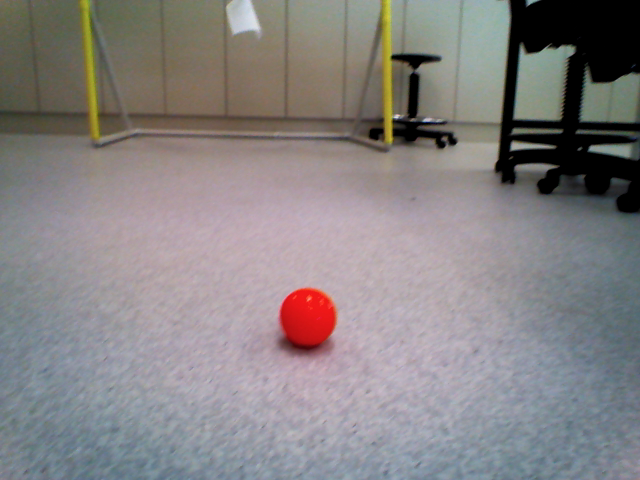
#> input picture camImage.png, 640 x 480 px
$ python find_ball.py   (Python 2 division)   (older library calls are emulated)
#> lines starting #> are read from the running program, lines starting #| are printed output that depends on the picture; after the words box and inside, x2 and y2 are one past the last pixel; in counts of white or black regions, pixels touching at a corner belong together
import sys
import cv2
import numpy as np
import math


# function for detecting the ball of yellow
def findball():
        img = cv2.imread("camImage.png",1)
#> img is the input picture: shape (480, 640, 3); mean B, G, R 131.2, 130.5, 134.8

        # [5 lines of commented-out code are left out]

        print "Width of the image :" + str(img.shape[1]) #width
#| Width of the image :640
        print "Height of the image  :" + str(img.shape[0]) #height
#| Height of the image  :480

        hsv = cv2.cvtColor(img,cv2.COLOR_BGR2HSV)
#> hsv: shape (480, 640, 3); mean H, S, V 90, 34, 141.6
        cv2.imshow("HSV Image", hsv)

        blue = cv2.inRange(hsv,np.array([1,100,150],np.uint8),np.array([100,255,255],np.uint8))
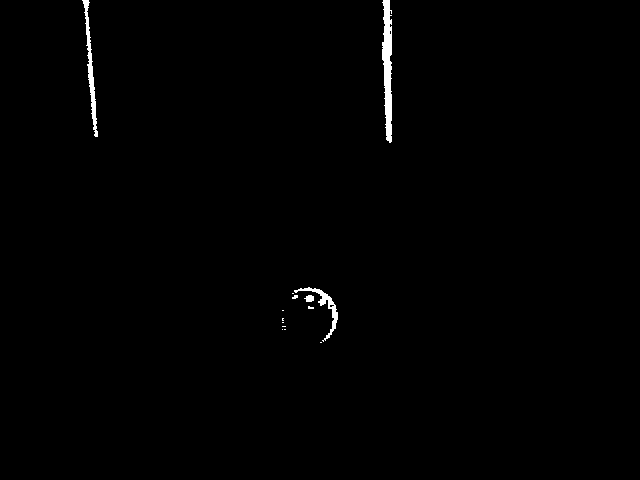
#> blue: shape (480, 640); 0.67% white; 14 white regions (10 under 20 px), largest, box (x1, y1, x2, y2) and area: (382, 0, 392, 143) 1027, (82, 0, 98, 137) 558, (294, 287, 338, 342) 378, (304, 295, 314, 302) 52
        cv2.imshow("Binary Image", blue)

        erode = cv2.erode(blue,None,iterations = 1)
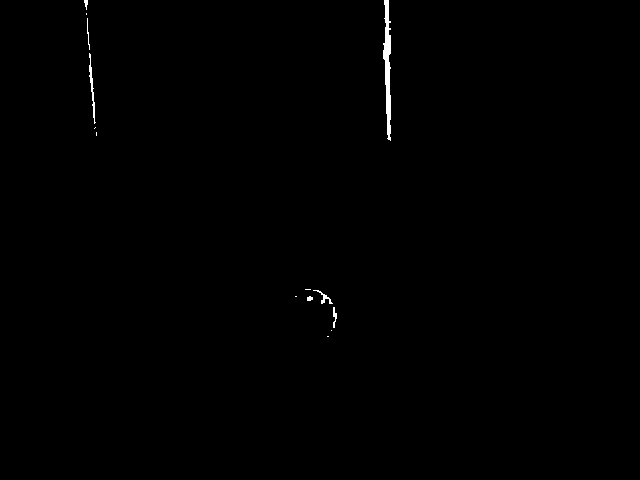
#> erode: shape (480, 640); 0.34% white; 14 white regions (7 under 20 px), largest, box (x1, y1, x2, y2) and area: (383, 0, 391, 141) 670, (89, 53, 96, 124) 143, (313, 290, 333, 304) 69
        cv2.imshow("erode Image", erode)

        dilate = cv2.dilate(erode,None,iterations = 5)
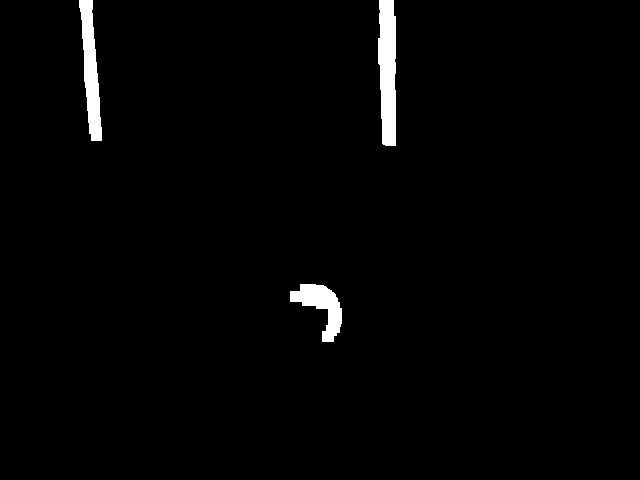
#> dilate: shape (480, 640); 1.8% white; 3 white regions
        cv2.imshow("dilate Image", dilate)
        cv2.waitKey()

        #######################################
        smoothing=cv2.blur(blue,(10,10))
        dilate = cv2.dilate(smoothing,None,iterations = 3)
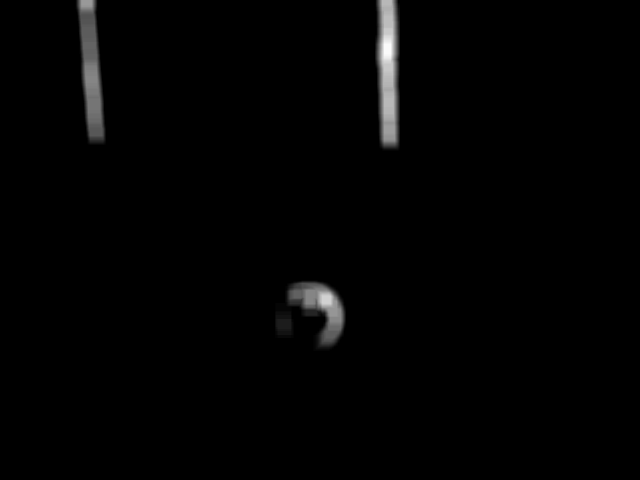
#> dilate: shape (480, 640); min 0, max 250, mean 3
        #storage=cv2.CreateMemStorage(0)
        #dilate=camImage.fromarray(dilate)
        #circles=cv2.HoughCircles(img,cv2.HOUGH_GRADIENT,2,2.5,200,100,25,0)
        circles = cv2.HoughCircles(np.asarray(dilate), cv2.HOUGH_GRADIENT, 100, 300, 100, 50)
#> circles = [[350, 350, 40]]
        ##########################################

        _,contours,hierarchy = cv2.findContours(dilate,cv2.RETR_EXTERNAL,cv2.CHAIN_APPROX_SIMPLE)
#> contours = 3 contours; box (x1, y1, x2, y2) and area: (375, 0, 400, 151) 3353, (275, 280, 346, 351) 3144, (75, 0, 106, 145) 2852

        print "Y-axis : Top to bottom"
        print "X-axis : Left to right"

        Cx,Cy,W,H,X,Y=0,0,0,0,0,0
        maxdiag=0


        for cnt in contours:
            x,y,w,h = cv2.boundingRect(cnt)
            cx,cy = x+w/2, y+h/2
            print "Center : ("+ str(cx)+","+str(cy)+") , Width :"+str(w)+", Height :"+str(h)+", Radius = (Width+Height)/2 : "+str((w+h)/2)
            if 20 < hsv.item(cy,cx,0) < 30:
                    cv2.rectangle(img,(x,y),(x+w,y+h),[0,255,255],2)
            if (math.sqrt(w*w+h*h)>maxdiag) :
                        maxdiag=math.sqrt(w*w+h*h)
                        Cx,Cy,W,H,X,Y=cx,cy,w,h,x,y
#> this loop made 3 passes
#> (x, y, w, h, cx, cy, maxdiag, Cx) on passes 1 to 2: (275, 280, 71, 71, 310, 315, 100.4, 310), (375, 0, 25, 151, 387, 75, 153.1, 387)
#> (x, y, w, h, cx, cy) on pass 3: (75, 0, 31, 145, 90, 72)
#| Center : (310,315) , Width :71, Height :71, Radius = (Width+Height)/2 : 71
#| Center : (387,75) , Width :25, Height :151, Radius = (Width+Height)/2 : 88
#| Center : (90,72) , Width :31, Height :145, Radius = (Width+Height)/2 : 88
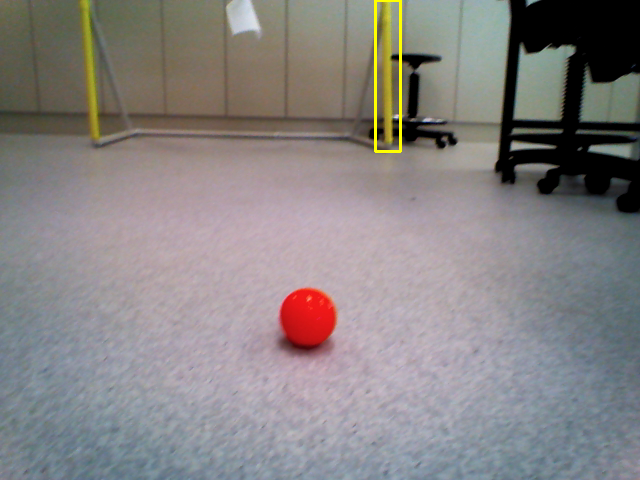
#> img: shape (480, 640, 3); 0.33% of pixels changed, all inside (x1, y1, x2, y2) = (374, 0, 402, 153)
#> after the loop, Cx = 387; Cy = 75; H = 151; W = 25; X = 375; Y = 0; maxdiag = 153.1


        cv2.rectangle(img,(X,Y),(X+W,Y+H),[0,23,255],2)
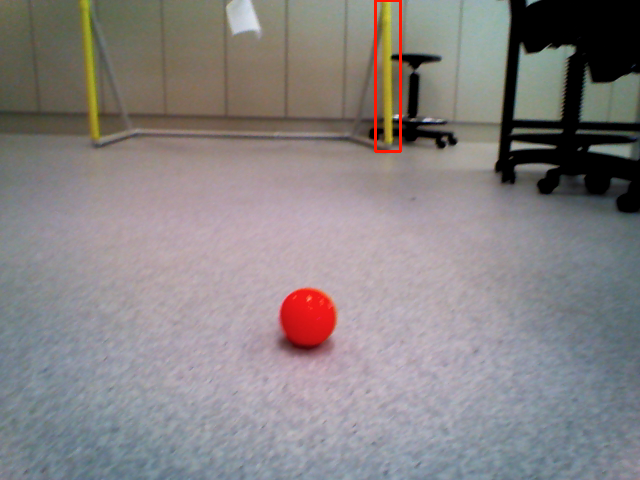
#> img: shape (480, 640, 3); 0.33% of pixels changed, all inside (x1, y1, x2, y2) = (374, 0, 402, 153)
        print "CENTER : ("+ str(Cx)+","+str(Cy)+") , WIDTH :"+str(W)+", HEIGHT :"+str(H)
#| CENTER : (387,75) , WIDTH :25, HEIGHT :151
        cv2.imshow('Ball detected Image',img)
        cv2.waitKey()

        front =0
        if (Cy<130):
                print "move one step in front"
                front =1

        if (Cx>135 and Cx<160):
            print "Move right to adjust"
            return [0,front]
        elif Cx > 225:
            return [5,front]
        elif (Cx>160 and Cx<185):
            print "Move left to adjust"
            return [1,front]
        elif Cx < 95:
            return [4,front]
        elif Cx<160:
         #   print "\nKick using LEFT Foot"
            return [2,front]
        elif Cx>160:
    #    print "\nKick using RIGHT Foot"
            return [3,front]

if __name__ == '__main__':

  IP = "192.168.2.100"              # IP add
  PORT = 9559

  # Read IP address from first argument if any.
  if len(sys.argv) > 1:
    IP = sys.argv[1]

  ball = findball()
